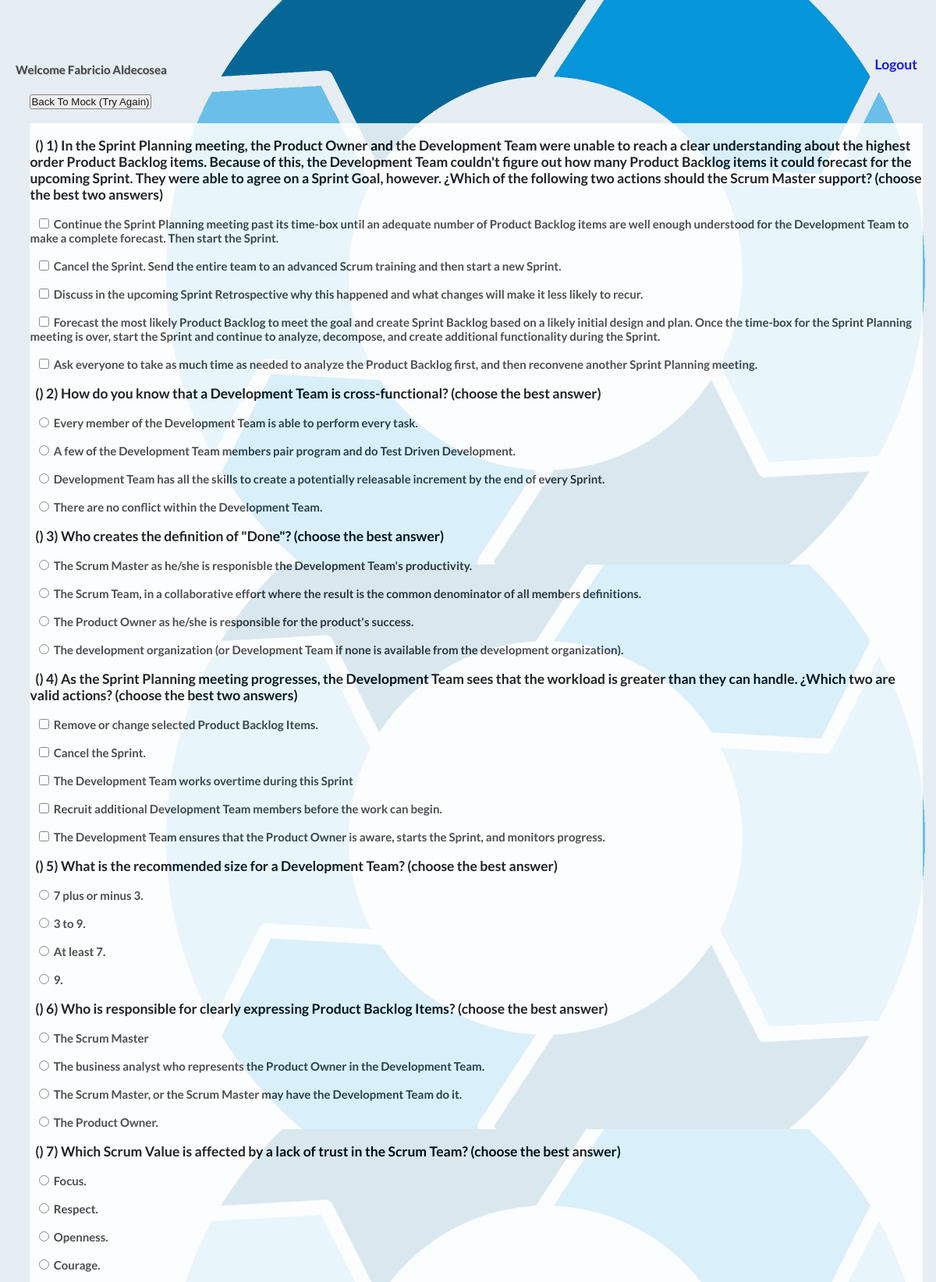
The page /checkResults.php (signed in, upper part) on the database its author committed.
### tables this page shows
CREATE TABLE IF NOT EXISTS `questions` (
  `Id` int(11) NOT NULL AUTO_INCREMENT,
  `question` varchar(450) NOT NULL,
  `total` int(11) NOT NULL,
  PRIMARY KEY (`Id`)
);

CREATE TABLE IF NOT EXISTS `answers` (
  `Id` int(11) NOT NULL AUTO_INCREMENT,
  `Id_Question` int(11) NOT NULL,
  `answer` varchar(700) NOT NULL,
  `code` int(1) NOT NULL,
  PRIMARY KEY (`Id`)
);

### checkResults.php (the view, shortened to what this page needs)
<?php
$cq = isset($_GET['cq']) ? $_GET['cq'] : '1';
$cq = (int)$cq;
$qac = isset($_GET['qac']) ? $_GET['qac'] : '';
$qans = isset($_GET['qans']) ? $_GET['qans'] : '';
echo '
<!DOCTYPE html>
<html lang="en" style="background:white;opacity:0.95;background-image:  url(\'/img/home.png\');background-attachment: fixed; height:100%;width:100%;repeat-y" class="no-js">
	<head>
                <meta charset="UTF-8" />
                <meta http-equiv="X-UA-Compatible" content="IE=edge,chrome=1">
                <meta name="viewport" content="width=device-width, initial-scale=1.0">
                <title>Professional Scrum Master I</title>
                <meta name="description" content="Professional Scrum Master I" />
                <meta name="keywords" content="Professional Scrum Master I" />
                <meta name="author" content="PSM1" />
                <link rel="shortcut icon" href="../favicon.ico">
                <link rel="stylesheet" type="text/css" href="css/style.css" />
		<script src="js/modernizr.custom.63321.js"></script>
		<style>
			@import url(http://fonts.googleapis.com/css?family=Raleway:400,700);
			body {
				background: #7f9b4e url(images/bg2.jpg) no-repeat center top;
				-webkit-background-size: cover;
				-moz-background-size: cover;
				background-size: cover;
			}
			.container > header h1,
			.container > header h2 {
				color: #fff;
				text-shadow: 0 1px 1px rgba(0,0,0,0.7);
			}
		</style>
        </head>
        <style>
          .speech {border: 1px solid #DDD; width: 300px; padding: 0; margin: 0}
          .speech input {border: 0; width: 240px; display: inline-block; height: 30px;}
          .speech img {float: right; width: 40px }
        </style>
        ';
        $questions = mysql_query("SELECT Id , question , total FROM questions");
	echo'<body style="background:none;height:100%;opacity:0.95;">
                   <a href="logout.php" style="z-index:1;float:right;margin-right:2%;margin-top:1%;"><h3 style="color:blue;">Logout</h3></a>
                   <div class="container" style="height:100%;z-index:-1;margin-top:5%;">
                            <header class="codrops-header" style="">
                                <h4 style="float:left;">Welcome '.$_SESSION['name'].'</h4>
                            </header>
                            <section class="main" style="margin-top:1%;">
                                    <form name="form-question-'.$cq.'" id="form-question-'.$cq.'" autocomplete="off" style="margin-bottom:5%;margin-left:-4%;padding-left:2%;padding-right:2%;width:110%;" method="post">
                                       ';
                                        echo '<br><input type="button" style="cursor:pointer;" onclick="backToMock();" value="Back To Mock (Try Again)"></input><br><br>';
                                        $listOfQAns = explode("--",$qans);
                                        $dictionatyQA = [];
                                        foreach ($listOfQAns as $currentQuestionAnswers) {
                                            $questionAnswersArray = explode("-",$currentQuestionAnswers);
                                            $dictionatyQA[$questionAnswersArray[0]] = $questionAnswersArray[1];
                                        }
                                        $listOfQC = explode(",",$qac);
                                        $dictionatyQC = [];
                                        foreach ($listOfQC as $currentQuestionCorrection) {
                                            $questionCorrectionArray = explode("-",$currentQuestionCorrection);
                                            $dictionatyQC[$questionCorrectionArray[0]] = ($questionCorrectionArray[1] == 'true') ? 'Correct' : 'Incorrect';
                                        }
                                        while ($currentQ = mysql_fetch_row($questions)) {
                                            echo '<div style="width:100%;height:100%;background:white;opacity:0.95;">';
                                            $idQ = $currentQ[0];
                                            echo "<br><div style='color:black;'><h3>"."&nbsp; (".$dictionatyQC[$idQ].") ".$idQ.") ".utf8_encode($currentQ[1])."</h3></div>";
                                            $totalPointsQ = $currentQ[2];
                                            $answers = mysql_query("SELECT Id , Id_Question, answer , code FROM answers WHERE Id_Question = '".$idQ."'");
                                            $selectedAns = array_key_exists($idQ,$dictionatyQA) ? $dictionatyQA[$idQ] : '';
                                            $listOfSelAnswers = ($selectedAns != '') ? explode(",",$selectedAns) : '';
                                            $cint = 0;
                                            while ($currentA = mysql_fetch_row($answers)){
                                                $currentChecked = ($listOfSelAnswers != '') ? (in_array($cint, $listOfSelAnswers)) : false;
                                                $weightAns = $currentA[3];
                                                $answer = $currentA[2];
                                                if($totalPointsQ == 1) {
                                                   if($currentChecked){
                                                        if ($weightAns != '1'){
                                                            echo "&nbsp;<h4 style='background:red;'><input style='margin-left:1%;cursor:pointer;' type='radio' name='".$idQ."' checked value='".$weightAns."'> &nbsp;".utf8_encode($answer)."</input></h4>";
                                                        } else {
                                                            echo "&nbsp;<h4 style='background:green;'><input style='margin-left:1%;background:green;cursor:pointer;' type='radio' name='".$idQ."' checked value='".$weightAns."'> &nbsp;".utf8_encode($answer)."</input></h4>";
                                                        }
                                                   } else {
                                                       echo "&nbsp;<h4 ><input style='cursor:pointer;margin-left:1%;' type='radio' name='".$idQ."' value='".$weightAns."'> &nbsp;".utf8_encode($answer)."</input></h4>";
                                                   }
                                                } else {
                                                   if($currentChecked){
                                                       if ($weightAns != '1'){
                                                            echo "&nbsp;<h4 style='background:red;'><input style='background:red;cursor:pointer;margin-left:1%;' type='checkbox' checked value='".$weightAns."'> &nbsp;".utf8_encode($answer)."</input></h4>";
                                                       } else {
                                                           echo "&nbsp;<h4 style='background:green;'><input style='background:green;cursor:pointer;margin-left:1%;' type='checkbox' checked value='".$weightAns."'> &nbsp;".utf8_encode($answer)."</input></h4>";
                                                       }
                                                   } else {
                                                       echo "&nbsp;<h4 ><input style='cursor:pointer;margin-left:1%;' type='checkbox' value='".$weightAns."'> &nbsp;".utf8_encode($answer)."</input></h4>";
                                                   }
                                                }
                                                $cint++;
                                            }
                                            echo'</div>';
                                        }
                                       echo '<br><input type="button" style="cursor:pointer;" onclick="backToMock();" value="Back To Mock (Try Again)"></input><br><br>';
                                       echo '
                                    </form>';
                            echo' </section>
                    </div>
	</body>
</html>
';
?>

### css/style.css (style rules this page uses)
*, *:after, *:before { -webkit-box-sizing: border-box; -moz-box-sizing: border-box; -ms-box-sizing: border-box; -o-box-sizing: border-box; box-sizing: border-box; padding: 0; margin: 0; }

### css/demo.css (style rules this page uses)
html { height: 100%; }
body { font-family: 'Lato', Calibri, Arial, sans-serif; background: #ddd url(../images/bg.jpg) repeat top left; font-weight: 300; font-size: 15px; color: #333; -webkit-font-smoothing: antialiased; overflow-y: scroll; overflow-x: hidden; }
a { color: #555; text-decoration: none; }
.container { width: 100%; position: relative; }
.main { width: 90%; margin: 0 auto; position: relative; }
.container > header { margin: 10px; padding: 20px 10px 10px 10px; position: relative; display: block; text-shadow: 1px 1px 1px rgba(0,0,0,0.2); text-align: center; }

### checkResults.php (style rules this page uses)
body { background: #7f9b4e url(images/bg2.jpg) no-repeat center top; -webkit-background-size: cover; -moz-background-size: cover; background-size: cover; }

### rows shown on the page
questions: Id "1", question "In the Sprint Planning meeting, the Product Owner and the Development Team were unable to reach a clear understanding about the highest order Product Backlog items. Because of this, the Development Team couldn't figure out how many Product Backlog items it could forecast for the upcoming Sprint. They were able to agree on a Sprint Goal, however. ¿Which of the following two actions should the Scrum Master support? (choose the best two answers)"
answers: answer "Continue the Sprint Planning meeting past its time-box until an adequate number of Product Backlog items are well enough understood for the Development Team to make a complete forecast. Then start the Sprint."
answers: answer "Cancel the Sprint. Send the entire team to an advanced Scrum training and then start a new Sprint."
answers: answer "Discuss in the upcoming Sprint Retrospective why this happened and what changes will make it less likely to recur."
answers: answer "Forecast the most likely Product Backlog to meet the goal and create Sprint Backlog based on a likely initial design and plan. Once the time-box for the Sprint Planning meeting is over, start the Sprint and continue to analyze, decompose, and create additional functionality during the Sprint."
answers: answer "Ask everyone to take as much time as needed to analyze the Product Backlog first, and then reconvene another Sprint Planning meeting."
questions: Id "2", question "How do you know that a Development Team is cross-functional? (choose the best answer)"
answers: answer "Every member of the Development Team is able to perform every task."
answers: answer "A few of the Development Team members pair program and do Test Driven Development."
answers: answer "Development Team has all the skills to create a potentially releasable increment by the end of every Sprint."
answers: answer "There are no conflict within the Development Team."
questions: Id "3", question "Who creates the definition of \"Done\"? (choose the best answer)"
answers: answer "The Scrum Master as he/she is responisble the Development Team's productivity."
answers: answer "The Scrum Team, in a collaborative effort where the result is the common denominator of all members definitions."
answers: answer "The Product Owner as he/she is responsible for the product's success."
answers: answer "The development organization (or Development Team if none is available from the development organization)."
questions: Id "4", question "As the Sprint Planning meeting progresses, the Development Team sees that the workload is greater than they can handle. ¿Which two are valid actions? (choose the best two answers)"
answers: answer "Remove or change selected Product Backlog Items."
answers: answer "Cancel the Sprint."
answers: answer "The Development Team works overtime during this Sprint"
answers: answer "Recruit additional Development Team members before the work can begin."
answers: answer "The Development Team ensures that the Product Owner is aware, starts the Sprint, and monitors progress."
questions: Id "5", question "What is the recommended size for a Development Team? (choose the best answer)"
answers: answer "7 plus or minus 3."
answers: answer "3 to 9."
answers: answer "At least 7."
answers: answer "9."
questions: Id "6", question "Who is responsible for clearly expressing Product Backlog Items? (choose the best answer)"
answers: answer "The Scrum Master"
answers: answer "The business analyst who represents the Product Owner in the Development Team."
answers: answer "The Scrum Master, or the Scrum Master may have the Development Team do it."
answers: answer "The Product Owner."
questions: Id "7", question "Which Scrum Value is affected by a lack of trust in the Scrum Team? (choose the best answer)"
answers: answer "Focus."
answers: answer "Respect."
answers: answer "Openness."
answers: answer "Courage."

### other values the page prints
$_SESSION['name'] "Fabricio Aldecosea"
